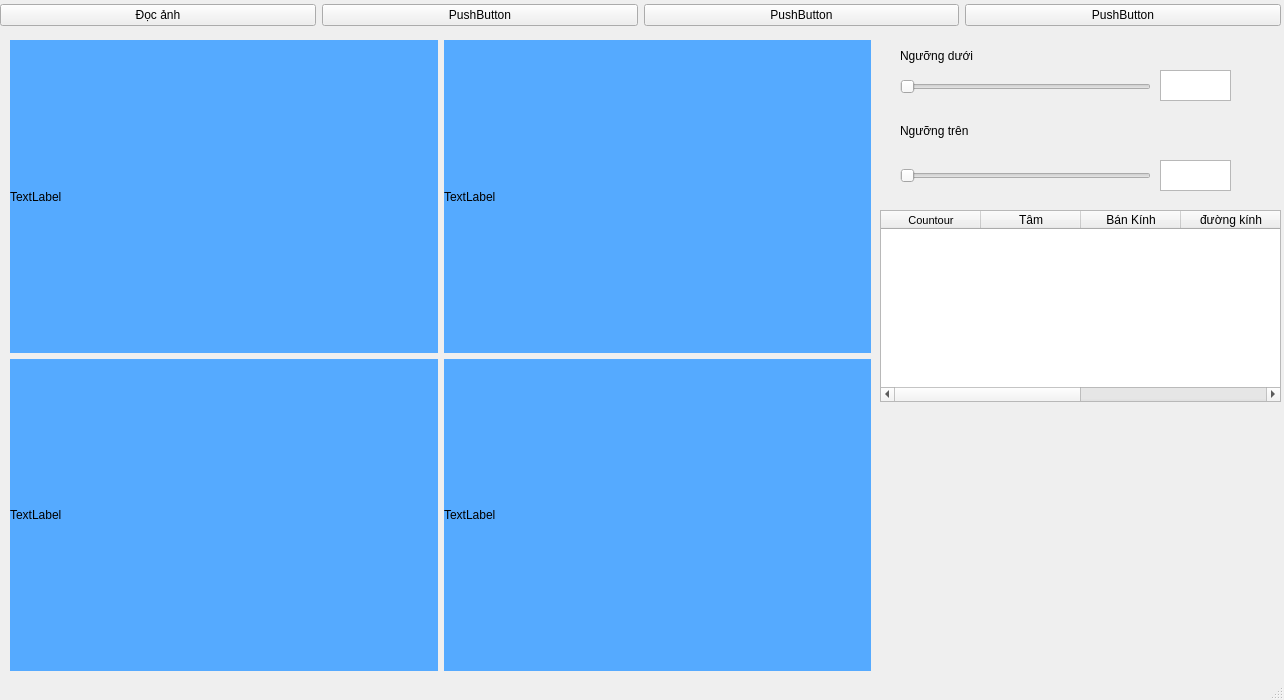
<?xml version="1.0" encoding="UTF-8"?>
<ui version="4.0">
 <class>MainWindow</class>
 <widget class="QMainWindow" name="MainWindow">
  <property name="geometry">
   <rect>
    <x>0</x>
    <y>0</y>
    <width>1284</width>
    <height>700</height>
   </rect>
  </property>
  <property name="windowTitle">
   <string>MainWindow</string>
  </property>
  <widget class="QWidget" name="centralwidget">
   <widget class="QWidget" name="horizontalLayoutWidget">
    <property name="geometry">
     <rect>
      <x>0</x>
      <y>0</y>
      <width>1281</width>
      <height>31</height>
     </rect>
    </property>
    <layout class="QHBoxLayout" name="menu">
     <item>
      <widget class="QPushButton" name="btn_img">
       <property name="text">
        <string>Đọc ảnh</string>
       </property>
      </widget>
     </item>
     <item>
      <widget class="QPushButton" name="pushButton">
       <property name="text">
        <string>PushButton</string>
       </property>
      </widget>
     </item>
     <item>
      <widget class="QPushButton" name="pushButton_3">
       <property name="text">
        <string>PushButton</string>
       </property>
      </widget>
     </item>
     <item>
      <widget class="QPushButton" name="pushButton_4">
       <property name="text">
        <string>PushButton</string>
       </property>
      </widget>
     </item>
    </layout>
   </widget>
   <widget class="QLabel" name="low_label">
    <property name="geometry">
     <rect>
      <x>900</x>
      <y>40</y>
      <width>81</width>
      <height>31</height>
     </rect>
    </property>
    <property name="text">
     <string>Ngưỡng dưới</string>
    </property>
   </widget>
   <widget class="QSlider" name="low">
    <property name="geometry">
     <rect>
      <x>900</x>
      <y>71</y>
      <width>251</width>
      <height>31</height>
     </rect>
    </property>
    <property name="maximum">
     <number>255</number>
    </property>
    <property name="pageStep">
     <number>10</number>
    </property>
    <property name="orientation">
     <enum>Qt::Horizontal</enum>
    </property>
   </widget>
   <widget class="QLabel" name="hight_label">
    <property name="geometry">
     <rect>
      <x>900</x>
      <y>120</y>
      <width>71</width>
      <height>21</height>
     </rect>
    </property>
    <property name="text">
     <string>Ngưỡng trên</string>
    </property>
   </widget>
   <widget class="QSlider" name="hight">
    <property name="geometry">
     <rect>
      <x>900</x>
      <y>160</y>
      <width>251</width>
      <height>31</height>
     </rect>
    </property>
    <property name="maximum">
     <number>255</number>
    </property>
    <property name="orientation">
     <enum>Qt::Horizontal</enum>
    </property>
   </widget>
   <widget class="QTextBrowser" name="low_display">
    <property name="geometry">
     <rect>
      <x>1160</x>
      <y>70</y>
      <width>71</width>
      <height>31</height>
     </rect>
    </property>
   </widget>
   <widget class="QTextBrowser" name="high_display">
    <property name="geometry">
     <rect>
      <x>1160</x>
      <y>160</y>
      <width>71</width>
      <height>31</height>
     </rect>
    </property>
   </widget>
   <widget class="QTableWidget" name="tableWidget">
    <property name="geometry">
     <rect>
      <x>880</x>
      <y>210</y>
      <width>401</width>
      <height>192</height>
     </rect>
    </property>
    <column>
     <property name="text">
      <string>Countour</string>
     </property>
     <property name="font">
      <font>
       <pointsize>8</pointsize>
      </font>
     </property>
    </column>
    <column>
     <property name="text">
      <string>Tâm</string>
     </property>
    </column>
    <column>
     <property name="text">
      <string>Bán Kính</string>
     </property>
    </column>
    <column>
     <property name="text">
      <string>đường kính</string>
     </property>
    </column>
    <column>
     <property name="text">
      <string>Cường độ sáng</string>
     </property>
    </column>
    <column>
     <property name="text">
      <string>Image</string>
     </property>
    </column>
   </widget>
   <widget class="QWidget" name="layoutWidget">
    <property name="geometry">
     <rect>
      <x>10</x>
      <y>40</y>
      <width>861</width>
      <height>631</height>
     </rect>
    </property>
    <layout class="QGridLayout" name="gridLayout">
     <item row="1" column="0">
      <widget class="QLabel" name="img3">
       <property name="styleSheet">
        <string notr="true">background-color: rgb(85, 170, 255)</string>
       </property>
       <property name="text">
        <string>TextLabel</string>
       </property>
       <property name="scaledContents">
        <bool>true</bool>
       </property>
      </widget>
     </item>
     <item row="0" column="1">
      <widget class="QLabel" name="img2">
       <property name="styleSheet">
        <string notr="true">background-color: rgb(85, 170, 255)</string>
       </property>
       <property name="text">
        <string>TextLabel</string>
       </property>
       <property name="scaledContents">
        <bool>true</bool>
       </property>
      </widget>
     </item>
     <item row="0" column="0">
      <widget class="QLabel" name="img1">
       <property name="styleSheet">
        <string notr="true">background-color: rgb(85, 170, 255)</string>
       </property>
       <property name="text">
        <string>TextLabel</string>
       </property>
       <property name="scaledContents">
        <bool>true</bool>
       </property>
      </widget>
     </item>
     <item row="1" column="1">
      <widget class="QLabel" name="img4">
       <property name="styleSheet">
        <string notr="true">background-color: rgb(85, 170, 255)</string>
       </property>
       <property name="text">
        <string>TextLabel</string>
       </property>
       <property name="scaledContents">
        <bool>true</bool>
       </property>
      </widget>
     </item>
    </layout>
   </widget>
  </widget>
  <widget class="QMenuBar" name="menubar">
   <property name="geometry">
    <rect>
     <x>0</x>
     <y>0</y>
     <width>1284</width>
     <height>21</height>
    </rect>
   </property>
  </widget>
  <widget class="QStatusBar" name="statusbar"/>
 </widget>
 <resources/>
 <connections/>
</ui>
